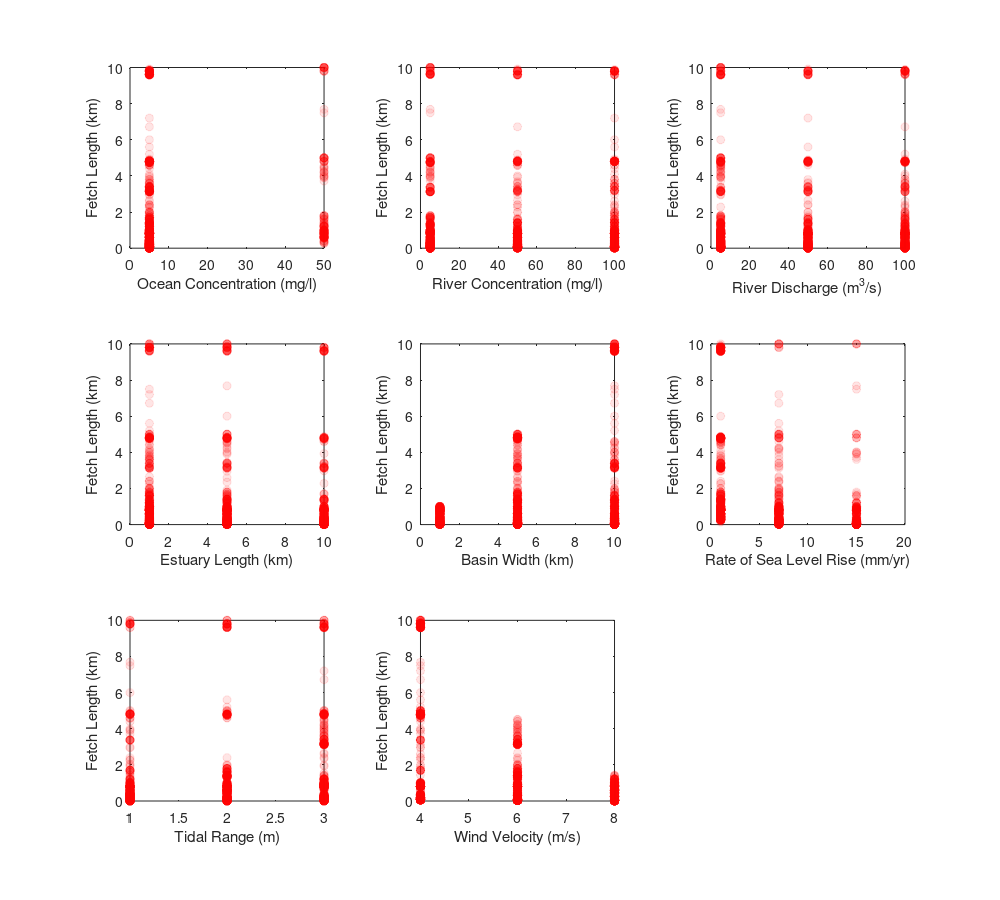

The MATLAB source for this figure: (Note: this script raises an error after producing the figure.)
function plot_criticalfetch_SA_1
% plots parameters for sensitivity analysis purposes
%--------------------------------------------------------------------------------------------------
format compact
format longG
clear
clf

load bf_SA
y = dat;
load bfm_SA
y(y>10000&dat==10000) = 10000; 
y(y>5000&dat==5000) = 5000; 
y(y>1000&dat==1000) = 1000;
y = y/1000;

%------------------------------------------------
subplot(3,3,1)
hold on
load co_SA
x = dat*1000;
scatter(x,y,[],'MarkerFaceColor','r','MarkerEdgeColor','r','MarkerFaceAlpha',.1,'MarkerEdgeAlpha',.1)

% xlim([5 95])
% ylim([0 2.5])
xlabel('Ocean Concentration (mg/l)')
ylabel('Fetch Length (km)')
box on

%------------------------------------------------
subplot(3,3,2)
hold on
load cf_SA
x = dat*1000;
scatter(x,y,[],'MarkerFaceColor','r','MarkerEdgeColor','r','MarkerFaceAlpha',.1,'MarkerEdgeAlpha',.1)

% ylim([0 1.5])
% xlim([0 250])
xlabel('River Concentration (mg/l)')
ylabel('Fetch Length (km)')
box on

%------------------------------------------------
subplot(3,3,3)
hold on
load qf_SA
x = dat;
scatter(x,y,[],'MarkerFaceColor','r','MarkerEdgeColor','r','MarkerFaceAlpha',.1,'MarkerEdgeAlpha',.1)

% xlim([0 250])
% ylim([.3 .8])
xlabel('River Discharge (m^3/s)')
ylabel('Fetch Length (km)')
box on

%------------------------------------------------
subplot(3,3,4)
hold on
load le_SA
x = dat/1000;
scatter(x,y,[],'MarkerFaceColor','r','MarkerEdgeColor','r','MarkerFaceAlpha',.1,'MarkerEdgeAlpha',.1)

% xlim([1 5])
% ylim([.3 .8])
xlabel('Estuary Length (km)')
ylabel('Fetch Length (km)')
box on

%------------------------------------------------
subplot(3,3,5)
hold on
load bfm_SA
x = dat/1000;
scatter(x,y,[],'MarkerFaceColor','r','MarkerEdgeColor','r','MarkerFaceAlpha',.1,'MarkerEdgeAlpha',.1)

% xlim([1 5])
% ylim([.3 .8])
xlabel('Basin Width (km)')
ylabel('Fetch Length (km)')
box on

%------------------------------------------------
subplot(3,3,6)
hold on
load R_SA
x = dat;
scatter(x,y,[],'MarkerFaceColor','r','MarkerEdgeColor','r','MarkerFaceAlpha',.1,'MarkerEdgeAlpha',.1)

% xlim([1 20])
% ylim([0 .8])
xlabel('Rate of Sea Level Rise (mm/yr)')
ylabel('Fetch Length (km)')
box on

%------------------------------------------------
subplot(3,3,7)
hold on
load a_SA
x = dat;
scatter(x,y,[],'MarkerFaceColor','r','MarkerEdgeColor','r','MarkerFaceAlpha',.1,'MarkerEdgeAlpha',.1)

% xlim([1 10])
% ylim([0 5])
xlabel('Tidal Range (m)')
ylabel('Fetch Length (km)')
box on

%------------------------------------------------
subplot(3,3,8)
hold on
load vw_SA
x = dat;
scatter(x,y,[],'MarkerFaceColor','r','MarkerEdgeColor','r','MarkerFaceAlpha',.1,'MarkerEdgeAlpha',.1)

% xlim([0 15])
% ylim([0 5])
xlabel('Wind Velocity (m/s)')
ylabel('Fetch Length (km)')
box on

%------------------------------------------------
set(findobj('type','axes'),'fontsize',10)
h_fig=gcf;
set(h_fig,'PaperOrientation','portrait')
set(h_fig,'PaperPosition', [0 0 10 9]) % [... ... max_width=7.5 max_height=9]
tit='SA_1';
print(tit,'-dtiff','-r400')
movefile([tit,'.tif'],'C:\Users\fy23\Fateme\Projects\Marsh Model\Results\25 - Sensitivity Results')
close all

end